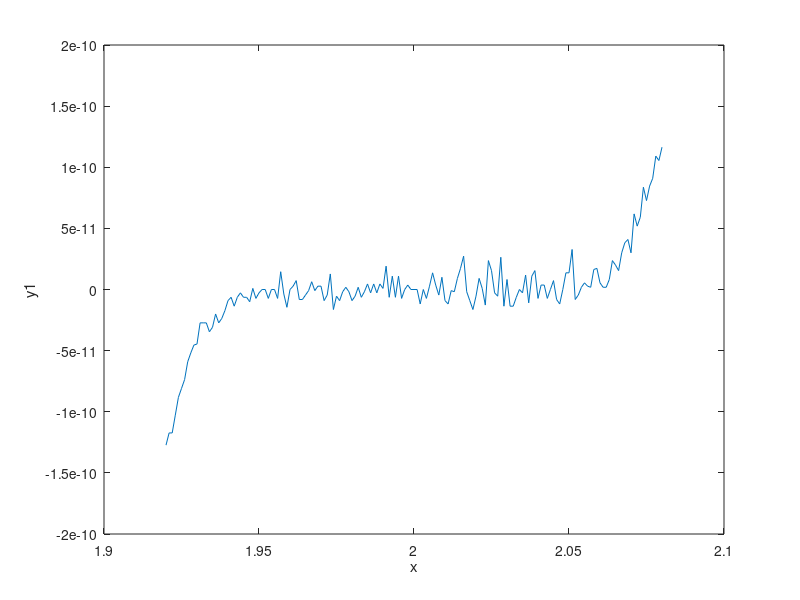
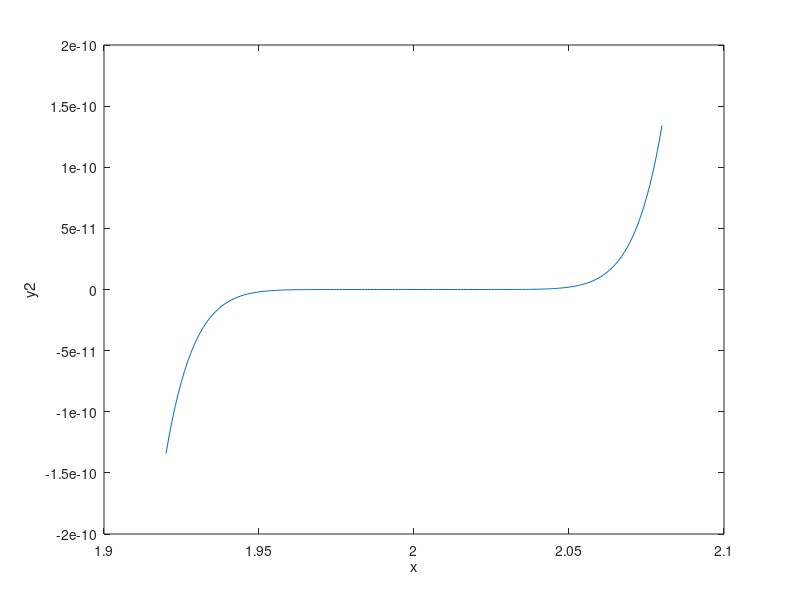

MATLAB code for these plots, in order:

clc
clear all
close all
x = [1.920:0.001:2.080];


y1 = x.^9 - 18*x.^8 + 144*x.^7 - 672*x.^6 + 2016*x.^5 - 4032*x.^4 + ...
    5376*x.^3 - 4608*x.^2 + 2304*x - 512;
figure(1)
plot(x, y1)
xlabel('x')
ylabel('y1')


y2 = (x-2).^9;
figure(2)
plot(x, y2)
xlabel('x')
ylabel('y2')